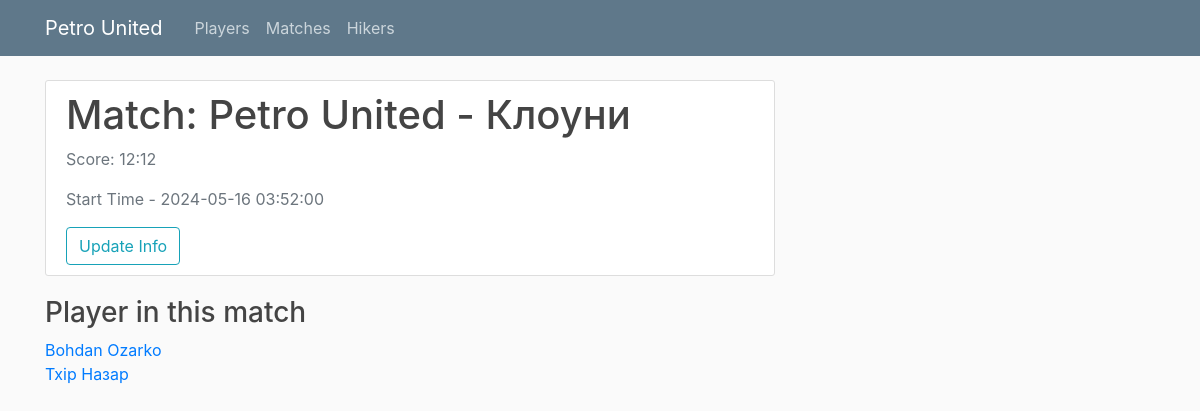
The page /match/4 on the database its author committed.
### main/models.py (models this page shows, shortened)
class Match(Base):
    __tablename__ = "match"
    match_id = Column(Integer, unique=True, nullable=False, primary_key=True)
    start_time = Column(DateTime, nullable=False)
    rival_team = Column(String, nullable=False)
    team_score = Column(Integer, nullable=False, default=0)
    rival_score = Column(Integer, nullable=False, default=0)
    statistics = relationship("Statistic", back_populates="match")
    highlights = relationship("Highlight", back_populates="match")

class Player(Base):
    __tablename__ = 'player'
    player_id = Column(Integer, unique=True, nullable=False, primary_key=True)
    first_name = Column(String, nullable=False)
    last_name = Column(String, nullable=False)
    nickname = Column(String, nullable=False)
    position = Column(String, nullable=False)
    picture = Column(String, nullable=False)

### main/routes.py (the view)
@app.route("/match/<int:match_id>", methods = ["POST", "GET"])
def match_page(match_id):
    session = Session()
    match = session.query(Match).filter_by(match_id = match_id).first()
    players = []
    relations = session.query(Relation).filter_by(match_id = match.match_id).all()
    for relation in relations:
        player = session.query(Player).filter_by(player_id = relation.player_id).first()
        players.append(player)
    return render_template("match_page.html", match = match, players = players,
            title = f"Match Petro United - {match.rival_team} page")

### main/templates/match_page.html
{% extends "layout.html" %}
{% block content %}
    <div class="content-section">
      <div class="media">
        <div class="media-body">
          <h2 class="account-heading">Match: Petro United - {{ match.rival_team }}</h2>
          <p class="text-secondary">Score: {{ match.team_score }}:{{ match.rival_score }}</p>
          <p class="text-secondary">Start Time - {{ match.start_time }}</p>
          <a href="{{ url_for("update_match", match_id = match.match_id )}}" class="btn btn-outline-info">Update Info</a>
        </div>
      </div>
    </div>
    <h3>Player in this match</h3>
    {% if players %}
        {% for player in players %}
            <a href="{{ url_for("player_page", player_id = player.player_id )}}" class="m2">{{ player.first_name }} {{ player.last_name }}</a>
            <br>
        {% endfor %}
    {% else %}
      <article class="media content-section">
        No players yet
      </article>
    {% endif %}
{% endblock content %}

### main/static/main.css (style rules this page uses)
body { background: #fafafa; color: #333333; margin-top: 5rem; }
h1, h2, h3, h4, h5, h6 { color: #444444; }
.content-section { background: #ffffff; padding: 10px 20px; border: 1px solid #dddddd; border-radius: 3px; margin-bottom: 20px; }
.account-heading { font-size: 2.5rem; }

### rows shown on the page
Match: rival_team "Клоуни", team_score "12", rival_score "12", start_time "2024-05-16 03:52:00"
Player: first_name "Bohdan", last_name "Ozarko"
Player: first_name "Тхір", last_name "Назар"
